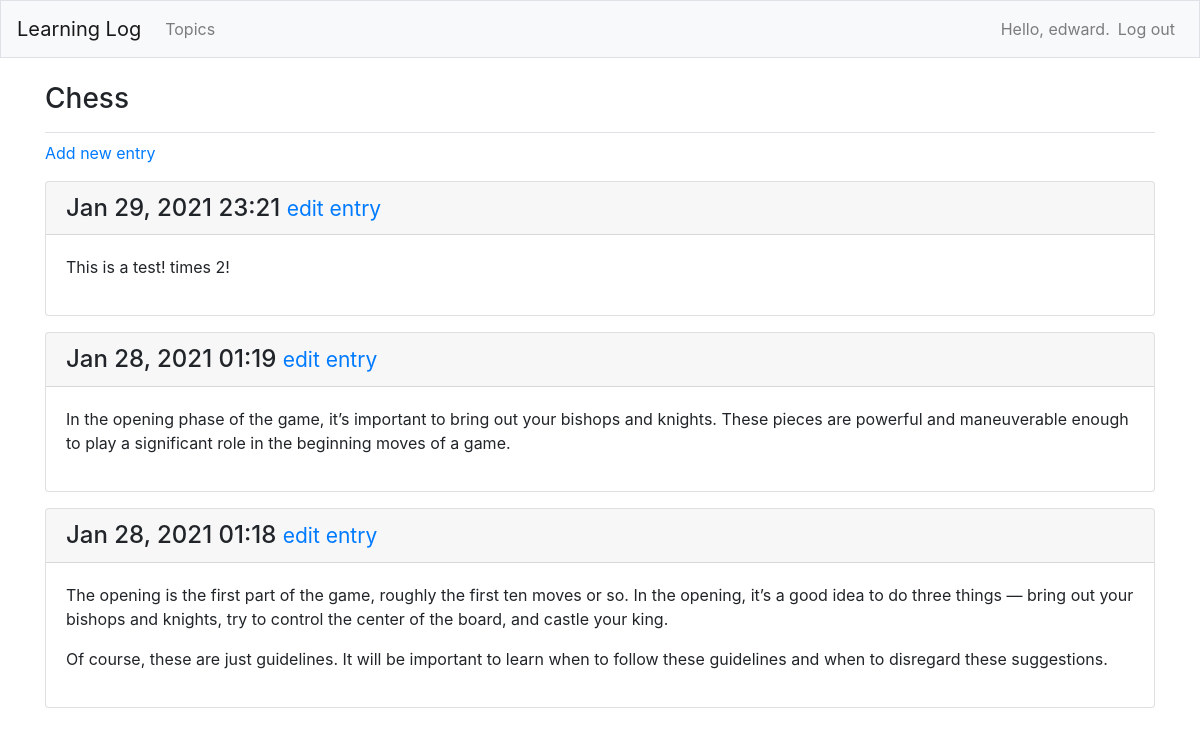
The page /topics/1/ (signed in) on the database its author committed.
### learningLogs/models.py (models this page shows, shortened)
class Topic(models.Model):
    text = models.CharField(max_length=200)
    dateAdded = models.DateTimeField(auto_now_add=True)
    owner = models.ForeignKey(User, on_delete=models.CASCADE)
    def __str__(self):
        return self.text

class Entry(models.Model):
    topic = models.ForeignKey(Topic, on_delete=models.CASCADE)
    text = models.TextField()
    dateAdded = models.DateTimeField(auto_now_add=True)
    class Meta:
        verbose_name_plural = "entries"

### learningLogs/views.py (the view)
# urls.py: path("topics/<int:topic_id>/", views.topic, name="topic"),
@login_required
def topic(request, topic_id):
    topic = Topic.objects.get(id=topic_id)
    if topic.owner != request.user:
        raise Http404
    entries = topic.entry_set.order_by("-dateAdded")
    context = {
        "topic": topic,
        "entries": entries
        }
    return render(request, "learningLogs/topic.html", context)

### learningLogs/templates/learningLogs/topic.html (shortened to what this page needs)
{% extends "learningLogs/base.html" %}
{% block page_header %}
    <h3>{{ topic }}</h3>
{% endblock page_header %}
{% block content %}
    <p>
        <a href="{% url 'learningLogs:newEntry' topic.id %}">Add new entry</a>
    </p>
    {% for entry in entries %}
        <div class="card mb-3">
            <h4 class="card-header">
                {{ entry.dateAdded|date:"M d, Y H:i" }}
                <small>
                    <a href="{% url 'learningLogs:editEntry' entry.id %}">edit entry</a>
                </small>
            </h4>
            <div class="card-body">
                {{ entry.text|linebreaks }}
            </div>
        </div>
    {% empty %}
        <p>There are no entries for this topic yet.</p>
    {% endfor %}
{% endblock content %}

### learningLogs/templates/learningLogs/base.html (shortened to what this page needs)
{% load bootstrap4 %}
<!DOCTYPE html>
<html lang="en">
<head>
    {% bootstrap_css %}
</head>
<body>
    <nav class="navbar navbar-expand-md navbar-light bg-light mb-4 border">
        <a href="{% url 'learningLogs:index' %}" class="navbar-brand">Learning Log</a>
        <div class="collapse navbar-collapse" id="navbarCollapse">
            <ul class="navbar-nav mr-auto">
                <li class="nav-item">
                    <a href="{% url 'learningLogs:topics' %}" class="nav-link">Topics</a>
                </li>
            </ul>
            <ul class="navbar-nav ml-auto">
                {% if user.is_authenticated %}
                <li class="nav-item">
                    <span class="navbar-text">Hello, {{ user.username }}.</span>
                </li>
                <li class="nav-item">
                    <a href="{% url 'users:logout' %}" class="nav-link">Log out</a>
                </li>
                {% endif %}
            </ul>
        </div>
    </nav>
    <main class="container" role="main">
        <div class="pb-2 mb-2 border-bottom">
            {% block page_header %}{% endblock page_header %}
        </div>
        <div>
            {% block content %}{% endblock content %}
        </div>
    </main>
</body>
</html>

### rows shown on the page
Topic: text "Chess"
Entry: dateAdded "Jan 29, 2021 23:21", text "This is a test! times 2!"
Entry: dateAdded "Jan 28, 2021 01:19", text "In the opening phase of the game, it’s important to bring out your bishops and knights. These pieces are powerful and maneuverable enough to play a significant role in the beginning moves of a game."
Entry: dateAdded "Jan 28, 2021 01:18", text "The opening is the first part of the game, roughly the first ten moves or so. In the opening, it’s a good idea to do three things — bring out your bishops and knights, try to control the center of the board, and castle your king. Of course, these are just guidelines. It will be important to learn when to follow these guidelines and when to disregard these suggestions."

### other values the page prints
{{ user.username }} "edward"
